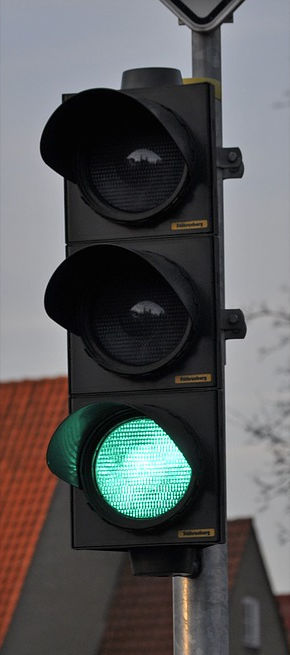
#> input picture data/green_light_02.png, 290 x 655 px
$ python -i OpenCV_Utils.py   (imports and definitions only)
#> lines starting #> are read from the running program, lines starting #| are printed output that depends on the picture
#> further down, picture is the input picture: shape (655, 290, 3); mean B, G, R 89.3, 88.6, 88.4
import cv2
import numpy as np


# [16 lines left out: functions imageRead, imageShow, not called in this run]


def imageWrite(imagename, image):
    return cv2.imwrite(imagename, image)


def imageCopy(src):
    return np.copy(src)


# [56 lines left out: functions Video, imageParameters, not called in this run]


def getPixel(image, x, y, c=None):
    return image[y, x, c]


def setPixel(image, x, y, value, c=None):
    image[y, x, c] = value
    return image


def CutRectROI(image, x1, y1, x2, y2):
    return image[y1:y2, x1:x2]


# [26 lines left out: functions PasteRectROI, makeBlackImage, fillPolyROI, not called in this run]


def polyROI(image, points):
    mask = fillPolyROI(image, points)
    return cv2.bitwise_and(image, mask)


def convertColor(image, flag=cv2.COLOR_BGR2GRAY):
    return cv2.cvtColor(image, flag)


def splitImage(image):
    return cv2.split(image)


def mergeImage(channel1, channel2, channel3):
    return cv2.merge((channel1, channel2, channel3))


def rangeColor(image, lower, upper):
    result = imageCopy(image)
    return cv2.inRange(result, lower, upper)


# [4 lines left out: function splitColor, not called in this run]


def drawLine(image, point1, point2, color=(255, 0, 0), thickness=3, lineType=cv2.LINE_AA):
    result = imageCopy(image)
    return cv2.line(result, point1, point2, color, thickness, lineType)


def drawRect(image, point1, point2, color=(255, 0, 0), thickness=3, lineType=cv2.LINE_AA):
    result = imageCopy(image)
    return cv2.rectangle(result, point1, point2, color, thickness, lineType)


def drawCircle(image, center, radius, color=(255, 0, 0), thickness=3, lineType=cv2.LINE_AA):
    result = imageCopy(image)
    return cv2.circle(result, center, radius, color, thickness, lineType)


def drawEllipse(image, center, axis, angle, startAngle, endAngle, color=(255, 0, 0), thickness=3, lineType=cv2.LINE_AA):
    result = imageCopy(image)
    return cv2.ellipse(result, center, axis, angle, startAngle, endAngle, color, thickness, lineType)


# [4 lines left out: function drawPolygon, not called in this run]


def drawText(image, text, point=(10, 10), font=cv2.FONT_HERSHEY_PLAIN, fontScale=2.0, color=(255,255,255), thickness=3, lineType=cv2.LINE_AA):
    result = imageCopy(image)
    return cv2.putText(result, text, point, font, fontScale, color, thickness, lineType)


def addImage(image1, image2):
    return cv2.add(image1, image2)


# [5 lines left out: function addWeightedImage, not called in this run]


def imageThreshold(image, thresh=128, maxval=255, type=cv2.THRESH_BINARY):
    _, res = cv2.threshold(image, thresh=thresh, maxval=maxval, type=type)
    return res


def imageBlur(image, ksize):
    size = ((ksize+1) * 2 - 1, (ksize+1) * 2 - 1)
    return cv2.blur(image, size)


def imageGaussianBlur(image, ksize, sigmaX, sigmaY):
    size = ((ksize+1) * 2 - 1, (ksize+1) * 2 - 1)
    return cv2.GaussianBlur(image, ksize=size, sigmaX=sigmaX, sigmaY=sigmaY)


def imageMedianBlur(image, size):
    ksize = (size+1) * 2 - 1
    return cv2.medianBlur(image, ksize)


def imageBilateralFilter(image, size, sigmaColor, sigmaSpace):
    d = (size+1) * 2 - 1
    return cv2.bilateralFilter(image, d, sigmaColor=sigmaColor, sigmaSpace=sigmaSpace)


def imageFiltering(image, kernel, ddepth=-1):
    return cv2.filter2D(image, ddepth, kernel)


# [22 lines left out: functions imageEdgePrewitt, imageEdgeSobel, imageEdgeScharr, not called in this run]


def imageEdgeLaplacianCV(image):
    return cv2.Laplacian(image, -1)


# [14 lines left out: functions imageEdgeLaplacianFilter2D, imageEdgeLoG, not called in this run]


def cannyEdge(image, threshold1=100, threshold2=200):
    return cv2.Canny(image, threshold1, threshold2)


def computeHist(image, mask=None):
    bins = np.arange(256).reshape(256,1)
    if len(image.shape)==2:
        h = np.zeros((300,256,1))
        hist_item = cv2.calcHist([image],[0],None,[256],[0,255])
        cv2.normalize(hist_item,hist_item,0,255,cv2.NORM_MINMAX)
        hist=np.int32(np.around(hist_item))
        pts = np.column_stack((bins,hist))
        cv2.polylines(h,[pts],False, 255)
    else:
        h = np.zeros((300,256,3))
        color = [ (255,0,0),(0,255,0),(0,0,255) ]
        for ch, col in enumerate(color):
            hist_item = cv2.calcHist([image],[ch],None,[256],[0,255])
            cv2.normalize(hist_item,hist_item,0,255,cv2.NORM_MINMAX)
            hist=np.int32(np.around(hist_item))
            pts = np.column_stack((bins,hist))
            cv2.polylines(h,[pts],False,col)
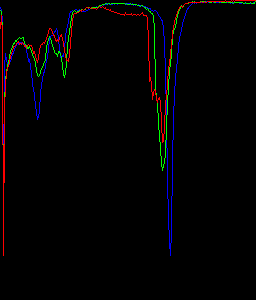
#> h: shape (300, 256, 3) float64; mean B, G, R 2.9, 2.2, 3.4
    return np.flipud(h)
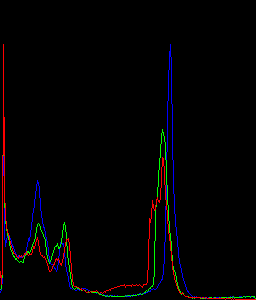
#> returned value: shape (300, 256, 3) float64; mean of channels 0, 1, 2 2.9, 2.2, 3.4; drawn as B, G, R


# [9 lines left out: function histogramEqualize, not called in this run]


def imageDilation(image, kernel, iterations):
    return cv2.dilate(image, kernel=kernel, iterations=iterations)


def imageErosion(image, kernel, iterations):
    return cv2.erode(image, kernel=kernel, iterations=iterations)


# [17 lines left out: functions imageMorphologicalGradient, imageOpening, imageClosing, not called in this run]


def imageMorphologyKernel(flag=cv2.MORPH_RECT, size=5):
    return cv2.getStructuringElement(flag, (size, size))


def imageMorphologyEx(image, op, kernel, iterations=1):
    return cv2.morphologyEx(image, op=op, kernel=kernel, iterations=iterations)


# [40 lines left out: functions imageResize, imageTranslation, imageRotation, imageAffineTransformation, imagePerspectiveTransformation, not called in this run]


def houghLines(image, rho=1, theta=np.pi/180, threshold=100):
    return cv2.HoughLines(image, rho, theta, threshold)


# [16 lines left out: function drawHoughLines, not called in this run]


def houghLinesP(image, rho=1.0, theta=np.pi/180, threshold=100, minLineLength=10, maxLineGap=100):
    return cv2.HoughLinesP(image, rho, theta, threshold, minLineLength=minLineLength, maxLineGap=maxLineGap)


# [52 lines left out: functions drawHoughLinesP, splitTwoSideLines, splitOneSideLines, medianPoint, not called in this run]


def interpolate(x1, y1, x2, y2, y):
    return int(float(y - y1) * float(x2-x1) / float(y2-y1) + x1)


# [32 lines left out: functions lineFittingOneSide, lineFitting, not called in this run]


def houghCircles(image, method=cv2.HOUGH_GRADIENT, dp = 1, minDist = 10, canny = 50, threshold = 30, minRadius = 0, maxRadius = 0):
    circles = cv2.HoughCircles(image, method, dp, minDist, param1=canny, param2=threshold, minRadius=minRadius, maxRadius=maxRadius)
    return circles


# [8 lines left out: function drawHoughCircles, not called in this run]

>>> import cv2
>>> picture = cv2.imread('data/green_light_02.png')
>>> result = computeHist(picture)

$ run again, on data/red_light_02.png
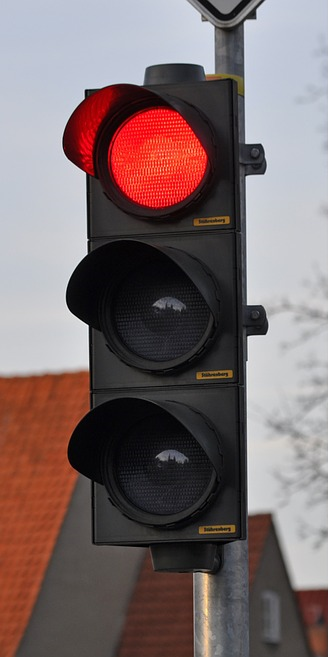
#> input picture data/red_light_02.png, 328 x 657 px
#> picture is the input picture: shape (657, 328, 3); mean B, G, R 106.9, 106.3, 122.2
#> after the loop in computeHist, `for ch, col in enumerate(color):`:
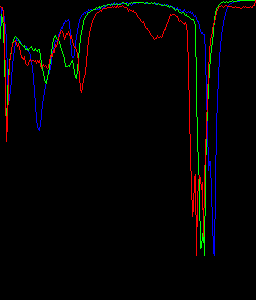
#> h: shape (300, 256, 3) float64; mean B, G, R 3.3, 3.1, 4.4
#> in computeHist, `return np.flipud(h)`:
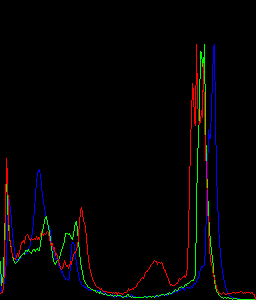
#> returned value: shape (300, 256, 3) float64; mean of channels 0, 1, 2 3.3, 3.1, 4.4; drawn as B, G, R

$ run again, on data/yellow_light_02.png
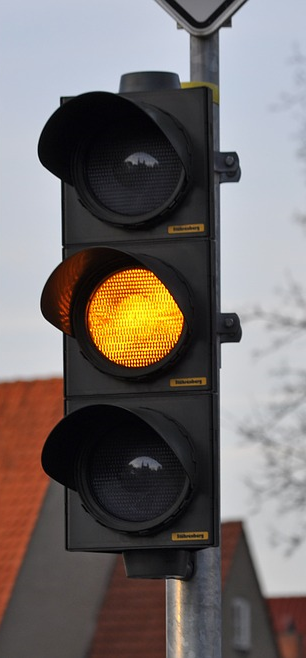
#> input picture data/yellow_light_02.png, 306 x 658 px
#> picture is the input picture: shape (658, 306, 3); mean B, G, R 106.1, 108.4, 115.4
#> after the loop in computeHist, `for ch, col in enumerate(color):`:
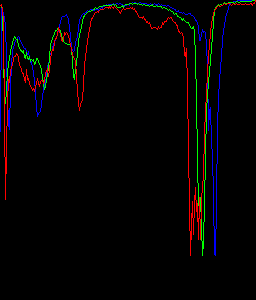
#> h: shape (300, 256, 3) float64; mean B, G, R 3.9, 3.3, 5
#> in computeHist, `return np.flipud(h)`:
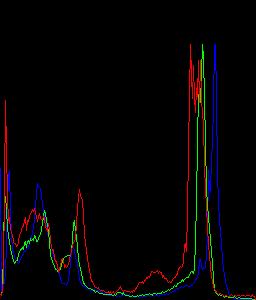
#> returned value: shape (300, 256, 3) float64; mean of channels 0, 1, 2 3.9, 3.3, 5; drawn as B, G, R
